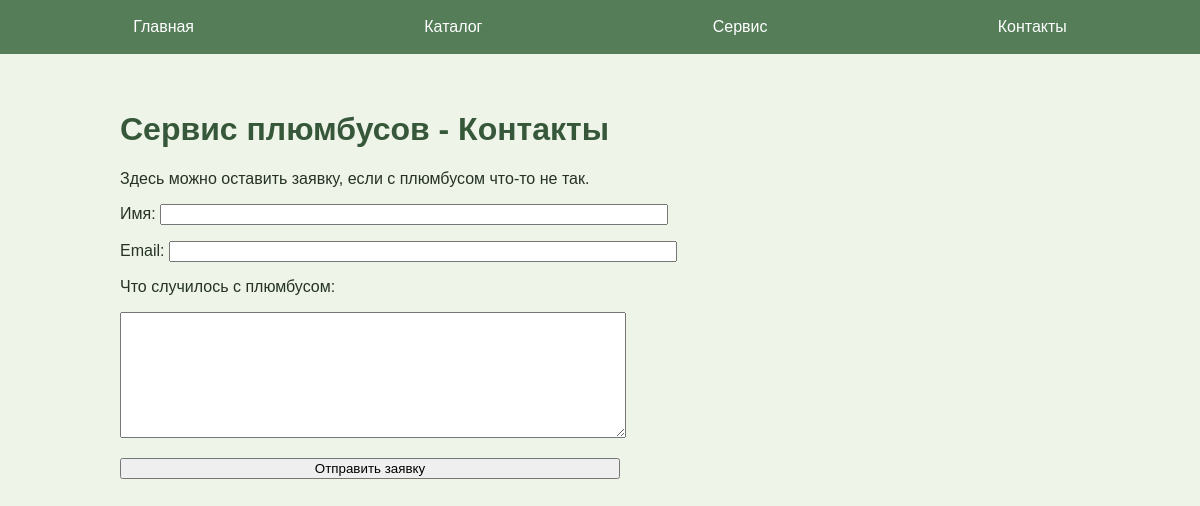
The app's page /contact with its own data.
### tables this page shows
CREATE TABLE mainmenu(
    id INTEGER PRIMARY KEY AUTOINCREMENT,
    title TEXT NOT NULL,
    url TEXT NOT NULL
);

CREATE TABLE pages(
    id INTEGER PRIMARY KEY AUTOINCREMENT,
    alias TEXT NOT NULL,
    title TEXT NOT NULL,
    text TEXT NOT NULL
);

### app.py (the view, shortened to what this page needs)
@app.route("/contact", methods=["POST", "GET"])
def contact():
    dbase, page = get_page_data("contact")
    return render_template(
        "contact.html",
        title=page["title"],
        menu=dbase.get_menu(),
        page=page,
    )

### FDataBase.py (called while the page is built)
    def get_menu(self):
        try:
            self.__cur.execute("SELECT title, url FROM mainmenu ORDER BY id")
            result = self.__cur.fetchall()
            if result:
                return result
        except sqlite3.Error as error:
            print("Ошибка чтения меню из базы данных", error)
        return []

    def get_page(self, alias):
        try:
            self.__cur.execute(
                "SELECT title, text FROM pages WHERE alias = ? LIMIT 1",
                (alias,),
            )
            result = self.__cur.fetchone()
            if result:
                return result
        except sqlite3.Error as error:
            print("Ошибка чтения страницы из базы данных", error)
        return False

### app.py (called while the page is built)
def connect_db():
    con = sqlite3.connect(app.config["DATABASE"])
    con.row_factory = sqlite3.Row
    return con

def get_db():
    if not hasattr(g, "link_db"):
        g.link_db = connect_db()
    return g.link_db

def get_page_data(alias):
    dbase = FDataBase(get_db())
    page = dbase.get_page(alias)
    if not page:
        abort(404)
    return dbase, page

### templates/contact.html (shortened to what this page needs)
{% extends 'base.html' %}
{% block content %}
{{ super() }}
{{ page.text | safe }}
<form action="/contact" method="post" class="form-contact">
    <p>Имя: <input type="text" name="username" required></p>
    <p>Email: <input type="text" name="email" required></p>
    <p>Что случилось с плюмбусом:</p>
    <p><textarea name="message" cols="45" rows="8"></textarea></p>
    <p><input type="submit" value="Отправить заявку"></p>
</form>
{% endblock %}

### templates/base.html (shortened to what this page needs)
<!DOCTYPE html>
<html lang="ru">
<head>
    <link rel="stylesheet" href="{{ url_for('static', filename='css/style.css') }}">
</head>
<body>
{% block content %}
    <ul class="menu">
        {% for m in menu %}
        <li><a href="{{ m.url }}">{{ m.title }}</a></li>
        {% endfor %}
    </ul>
    <div class="container">
        {% if title %}
        <h1>Сервис плюмбусов - {{ title }}</h1>
        {% else %}
        <h1>Сервис плюмбусов</h1>
        {% endif %}
{% endblock %}
    </div>
</body>
</html>

### static/css/style.css (style rules this page uses)
body { background: #eef4e8; margin: 0; padding: 0; font-family: Verdana, Geneva, Tahoma, sans-serif; color: #263226; }
.menu { display: flex; justify-content: space-around; list-style: none; background: #547d58; padding: 18px; margin-top: 0; }
.menu a { color: white; text-decoration: none; }
.container { max-width: 1000px; margin: 0 auto; padding: 20px; box-sizing: border-box; }
h1 { color: #365739; }
.form-contact input, .form-contact textarea { width: 100%; max-width: 500px; }

### records on screen
mainmenu: title "Главная"
mainmenu: title "Каталог"
mainmenu: title "Сервис"
mainmenu: title "Контакты"
pages: title "Контакты", text "Здесь можно оставить заявку, если с плюмбусом что-то не так."
